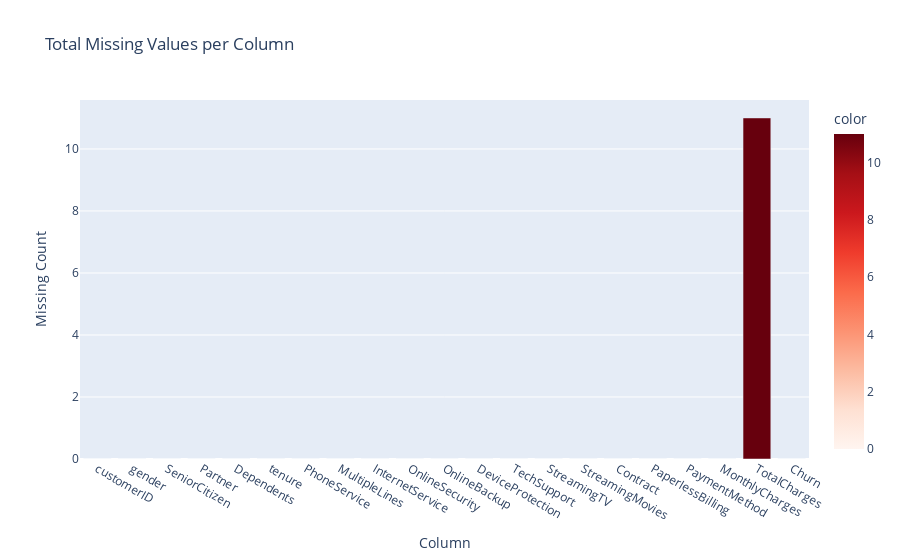

The code cell stored with this chart in its notebook:
### Code cell
# let's use pandas/bar chart to confirm missing values as imshow() sometimes don't catch small number of NaNs due to scaling

nans = telco.isna().sum()

print(f"There are {nans.sum()} missing values in the dataset")
print(nans)

px.bar(
    x=telco.isna().sum().index,
    y=telco.isna().sum().values,
    title="Total Missing Values per Column",
    labels={"x": "Column", "y": "Missing Count"},
    color=telco.isna().sum().values,
    color_continuous_scale="reds"
).show()

### Figure 1 — Plotly figure (JSON) as saved in the notebook; plotly's stock layout.template omitted (floating-point values rounded to 4 significant figures)
{"data": [{"hovertemplate": "Column=%{x}<br>Missing Count=%{y}<br>color=%{marker.color}<extra></extra>", "legendgroup": "", "marker": {"color": [0, 0, 0, 0, 0, 0, 0, 0, 0, 0, 0, 0, 0, 0, 0, 0, 0, 0, 0, 11, 0], "coloraxis": "coloraxis", "pattern": {"shape": ""}}, "name": "", "orientation": "v", "showlegend": false, "textposition": "auto", "type": "bar", "x": ["customerID", "gender", "SeniorCitizen", "Partner", "Dependents", "tenure", "PhoneService", "MultipleLines", "InternetService", "OnlineSecurity", "OnlineBackup", "DeviceProtection", "TechSupport", "StreamingTV", "StreamingMovies", "Contract", "PaperlessBilling", "PaymentMethod", "MonthlyCharges", "TotalCharges", "Churn"], "xaxis": "x", "y": [0, 0, 0, 0, 0, 0, 0, 0, 0, 0, 0, 0, 0, 0, 0, 0, 0, 0, 0, 11, 0], "yaxis": "y"}], "layout": {"barmode": "relative", "coloraxis": {"colorbar": {"title": {"text": "color"}}, "colorscale": [[0, "rgb(255,245,240)"], [0.125, "rgb(254,224,210)"], [0.25, "rgb(252,187,161)"], [0.375, "rgb(252,146,114)"], [0.5, "rgb(251,106,74)"], [0.625, "rgb(239,59,44)"], [0.75, "rgb(203,24,29)"], [0.875, "rgb(165,15,21)"], [1, "rgb(103,0,13)"]]}, "legend": {"tracegroupgap": 0}, "title": {"text": "Total Missing Values per Column"}, "xaxis": {"anchor": "y", "domain": [0, 1], "title": {"text": "Column"}}, "yaxis": {"anchor": "x", "domain": [0, 1], "title": {"text": "Missing Count"}}}}
